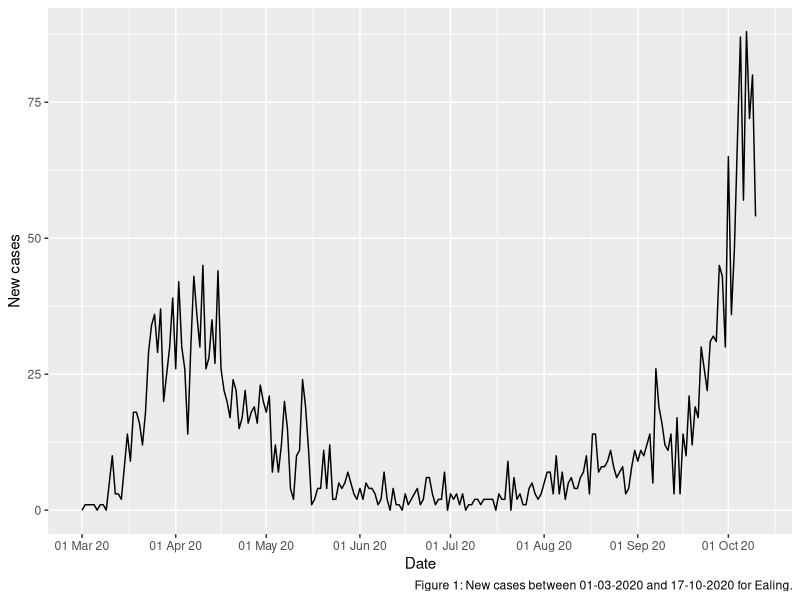
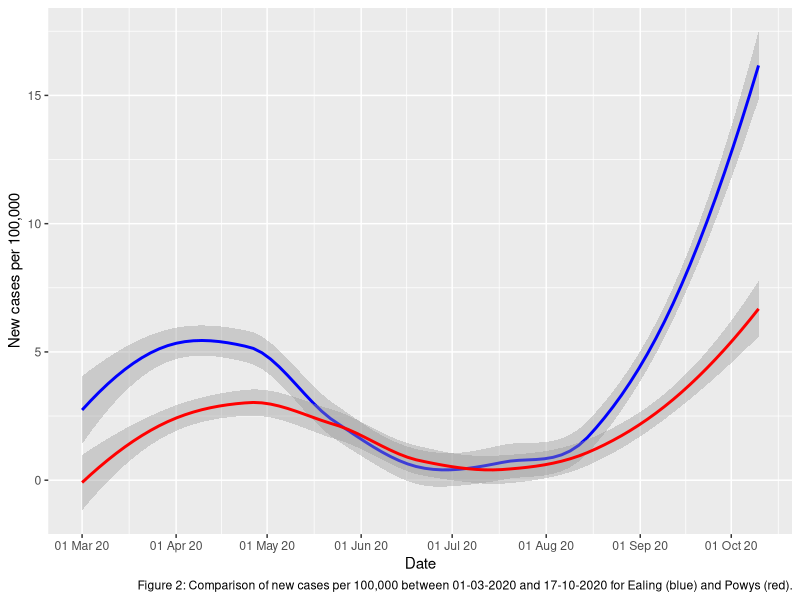

The R script that drew these images, in order:
## ---- chunk 1
library(tidyverse)
library(knitr)
## ---- chunk 2
#Create the vector of 25 numbers listed on the question paper
nums <- c(NA, 3, 4, 4, 5, 2, 4, NA, 6, 3, 5, 4, 0, 5, 7, 5, NA, 5, 2, 4, NA, 
          3, 3, 5, NA)
#Create a new vector of the same numbers, this time with missing values (NA 
#values) omitted
nums_new <- nums[!is.na(nums)]
#Check if all responses are strongly agree or strongly disagree
all(nums_new %>% is.element(c(1,7)))
## ---- chunk 3
#Return the positions in the vector of elements that are participants responding 
#somehow agree or stronger (5 or greater).
which(nums_new >= 5)
## ---- chunk 4
#Load the installed library "palmerpenguins"
library(palmerpenguins)
## ---- chunk 5
#Create a table to show species, island, bill length and body mass of the 10 
#Gentoo penguins with the highest body mass
gentoo_penguins <- penguins %>%
  #Only want the table to show species, island, bill length and body mass
  select(species, island, bill_length_mm, body_mass_g) %>%
  #Only display rows of Gentoo penguins
  filter(species == "Gentoo") %>%
  #Arrange the rows by body mass largest to smallest
  arrange(-body_mass_g) %>%
  #Take the first 10 values, i.e. the 10 Gentoo penguins with the largest body 
  #mass
  slice_head(n = 10)

#Display the table
kable(gentoo_penguins)
## ---- chunk 6
#Create a table of the average bill length per island ordered by average bill 
#length
island_bill_length <- penguins %>%
  #Only considering island and bill length
  select(island, bill_length_mm) %>%
  #Remove NA values to correctly summarise
  filter(!is.na(bill_length_mm)) %>%
  #Group rows by island
  group_by(island) %>%
  #Summarise the islands by the average bill length
  summarise(
    avg_bill_length_mm = mean(bill_length_mm)
  ) %>%
  #Arrange the table by highest to lowest average bill length
  arrange(-avg_bill_length_mm)

#Display the table
knitr::kable(island_bill_length)
## ---- chunk 7
#Create a table to show the maximum, median and minimum proportion between bill 
#length and bill depth by species
bill_ratios <- penguins %>%
  #Only considering species, bill length and bill depth
  select(species, bill_length_mm, bill_depth_mm) %>%
  #Remove any rows with NA values to correctly summarise
  filter(!is.na(bill_length_mm), !is.na(bill_depth_mm)) %>%
  #Calculate and create a column for the bill ratio of each penguin
  mutate(
    bill_ratio = bill_length_mm / bill_depth_mm
  ) %>%
  #Group rows by species
  group_by(species) %>%
  #Summarise each species with their minimum, median, and maximum bill ratios
  summarise(
    min_proportion = min(bill_ratio),
    median_proportion = median(bill_ratio),
    max_proportion = max(bill_ratio)
  )

#Display the table
knitr::kable(bill_ratios)
## ---- chunk 8
#Load the csv data to a variable
covid_data <- read_csv("covid19_cases_20200301_20201017.csv")
## ---- chunk 9
#Store this complete table that is being created into the variable
#named Ealing_complete_covid_data
Ealing_complete_covid_data <- covid_data %>%
  #Create complete table with a row for each day and area
  tidyr::complete(specimen_date, area_name) %>%
  #Arrange the table by area name (A-Z) and specimen date (oldest to newest)
  arrange(area_name, specimen_date) %>%
  #Group by area name to avoid the risk of filling NA values in a later step 
  #with values from a different area
  group_by(area_name) %>%
  #Fill NA values of new and cumulative cases with the value of the previous 
  #date for that area, if possible
  tidyr::fill(newCasesBySpecimenDate, cumCasesBySpecimenDate) %>%
  #Replace any remaining NA values with 0
  tidyr::replace_na(list(newCasesBySpecimenDate = 0, 
                         cumCasesBySpecimenDate = 0)
                    ) %>%
  #Subset the assigned area
  filter(area_name == "Ealing") %>%
  #Ungroup to drop area_name column
  ungroup() %>%
  #Drop area_name column
  select(-area_name)

#Display the first five rows
Ealing_complete_covid_data %>%
  slice_head(n = 5) %>%
  kable()
## ---- chunk 10
#Create a copy of Ealing_covid_data as a new variable
Ealing_day_before <- Ealing_complete_covid_data %>%
  #Create new column reporting the day after the date reported in Specimen_date
  #column
  mutate(
    day_to_match = specimen_date + 1
  ) %>%
  #Drop the columns specimen_date and cumCasesBySpecimenDate
  select(-specimen_date, -cumCasesBySpecimenDate) %>%
  #Rename the newCasesBySpecimen date to newCases_day_before
  rename(newCases_day_before = newCasesBySpecimenDate)

#Store this table that is being created into the variable named 
#Ealing_covid_development
Ealing_covid_development <- Ealing_complete_covid_data %>%
  #Join this table with Ealing_complete_covid_data where day_to_match is equal 
  #to specimen_date
  full_join(
    Ealing_day_before,
    by = c("specimen_date" = "day_to_match")
  ) %>%
  #Create new calculated column of new cases as a percentage of the number of 
  #cases of the previous day
  mutate(
    As_percentage_of_day_before = (
      newCasesBySpecimenDate/newCases_day_before
      )*100
  )

#Display the first five lines of each table
Ealing_day_before %>%
  slice_head(n = 5)
Ealing_covid_development %>%
  #dropping cumCasesBySpecimenDate so that As_percentage_of_day_before can be
  #displayed
  select(-cumCasesBySpecimenDate) %>%
  slice_head(n = 5)
## ---- chunk 11
#Replace "Inf" values in As_percentage_of_day_before with NaN
Ealing_covid_development$As_percentage_of_day_before[
  is.infinite(Ealing_covid_development$As_percentage_of_day_before)
  ] <- NaN

#Display the first 10 lines
Ealing_covid_development %>%
  #dropping cumCasesBySpecimenDate so that As_percentage_of_day_before can be
  #displayed
  select(-cumCasesBySpecimenDate) %>%
  slice_head(n = 5)
## ---- chunk 12
ggplot(Ealing_covid_development, 
       aes(x = specimen_date, y = newCasesBySpecimenDate)
       ) +
  geom_line() +
  scale_x_date(date_breaks = "1 month", date_labels = "%d %b %y") +
  labs(x = "Date",
       y = "New cases",
       caption = "Figure 1: New cases between 01-03-2020 and 17-10-2020 for Ealing.")
## ---- chunk 13
#Load the csv data to a variable
lad_pop <- read_csv("lad19_population.csv")
## ---- chunk 14
#Join the local authority info with the covid_data
lad_covid <- lad_pop %>%
  full_join(
    covid_data,
    by = c("lad19_area_name" = "area_name")
  )
## ---- chunk 15
Ealing_covid_pop <- lad_covid %>%
  #Include only rows related to Ealing from lad_covid
  filter(lad19_area_name == "Ealing") %>%
  #Consider only the area_population and specimen_date column
  select(area_population, specimen_date) %>%
  #Join the area population details onto Ealing_covid_development from Q3.3
  full_join(
    Ealing_covid_development,
    by = c("specimen_date" = "specimen_date")
  ) %>%
  #Calculate new column reporting new daily cases per 100k
  mutate(
    new_cases_per_100k = (newCasesBySpecimenDate/area_population)*100000
  )
## ---- chunk 16
#First of all, I need the complete table containing a row for each day and area
complete_covid_data <- covid_data %>%
  #Create complete table with a row for each day and area
  tidyr::complete(specimen_date, area_name) %>%
  #Arrange the table by area name (A-Z) and specimen date (oldest to newest)
  arrange(area_name, specimen_date) %>%
  #Group by area name to avoid the risk of filling NA values in a later step 
  #with values from a different area
  group_by(area_name) %>%
  #Fill NA values of new and cumulative cases with the value of the previous 
  #date for that area, if possible
  tidyr::fill(newCasesBySpecimenDate, cumCasesBySpecimenDate) %>%
  #Replace any remaining NA values with 0
  tidyr::replace_na(list(newCasesBySpecimenDate = 0, 
                         cumCasesBySpecimenDate = 0)
                    )
## ---- chunk 17
Area_complete_covid_data <- function(area) {
  complete_covid_data %>%
  #Subset the assigned area
  filter(area_name == area) %>%
  #Ungroup to drop area_name column
  ungroup() %>%
  #Drop area_name column
  select(-area_name)
}
## ---- chunk 18
Area_covid_development <- function(area) {
  covid_dev <- Area_complete_covid_data(area) %>%
  #Create new column reporting the day after the date reported in Specimen_date
  #column
  mutate(
    day_to_match = specimen_date + 1
  ) %>%
  #Drop the columns specimen_date and cumCasesBySpecimenDate
  select(-specimen_date, -cumCasesBySpecimenDate) %>%
  #Rename the newCasesBySpecimen date to newCases_day_before
  rename(newCases_day_before = newCasesBySpecimenDate) %>%
  #Join this table with Ealing_complete_covid_data where day_to_match is equal 
  #to specimen_date
  full_join(
    Area_complete_covid_data(area),
    by = c("day_to_match" = "specimen_date")
  ) %>%
  #Create new calculated column of new cases as a percentage of the number of 
  #cases of the previous day
  mutate(
    As_percentage_of_day_before = (
      newCasesBySpecimenDate/newCases_day_before
      )*100
  )
  
  #Replace "Inf" values in covid_dev with NaN
  covid_dev$As_percentage_of_day_before[
  is.infinite(covid_dev$As_percentage_of_day_before)
  ] <- NaN
  
  covid_dev
}
## ---- chunk 19
Area_covid_pop <- function(area) {
  covid_pop <- lad_covid %>%
    #Include only rows related to the input area
    filter(lad19_area_name == area) %>%
    #Take only area_population and specimen_date
    select(area_population, specimen_date) %>%
    #Join the area population details onto Ealing_covid_development from Q3.3
    full_join(
      Area_covid_development(area),
      by = c("specimen_date" = "day_to_match")
    ) %>%
    mutate(
      new_cases_per_100k = (newCasesBySpecimenDate/area_population)*100000
    )
}

Powys_covid_pop <- Area_covid_pop("Powys")
## ---- chunk 20
Ealing_v_Powys <- Ealing_covid_pop %>%
  full_join(Area_covid_pop("Powys"),
            by = c("specimen_date" = "specimen_date")
  )
## ---- chunk 21
#Select specimen_date and the columns displaying new cases per 100,000 for each
#area.
Ealing_v_Powys_per_100k <- Ealing_v_Powys %>%
  select(specimen_date, new_cases_per_100k.x, new_cases_per_100k.y) %>%
  #Rename the columns to be clear what they represent
  rename(Ealing_new_cases_per_100k = new_cases_per_100k.x, 
         Powys_new_cases_per_100k = new_cases_per_100k.y
         )

#Plot both new case rates per 100,000 people per day on the same chart
Ealing_v_Powys_per_100k %>%
  ggplot(aes(x = specimen_date)) +
  geom_smooth(aes(y = Ealing_new_cases_per_100k), colour = 'blue') +
  geom_smooth(aes(y = Powys_new_cases_per_100k), colour = 'red') +
  scale_x_date(date_breaks = "1 month", date_labels = "%d %b %y") +
  labs(x = "Date",
       y = "New cases per 100,000",
       caption = "Figure 2: Comparison of new cases per 100,000 between 01-03-2020 and 17-10-2020 for Ealing (blue) and Powys (red).")
